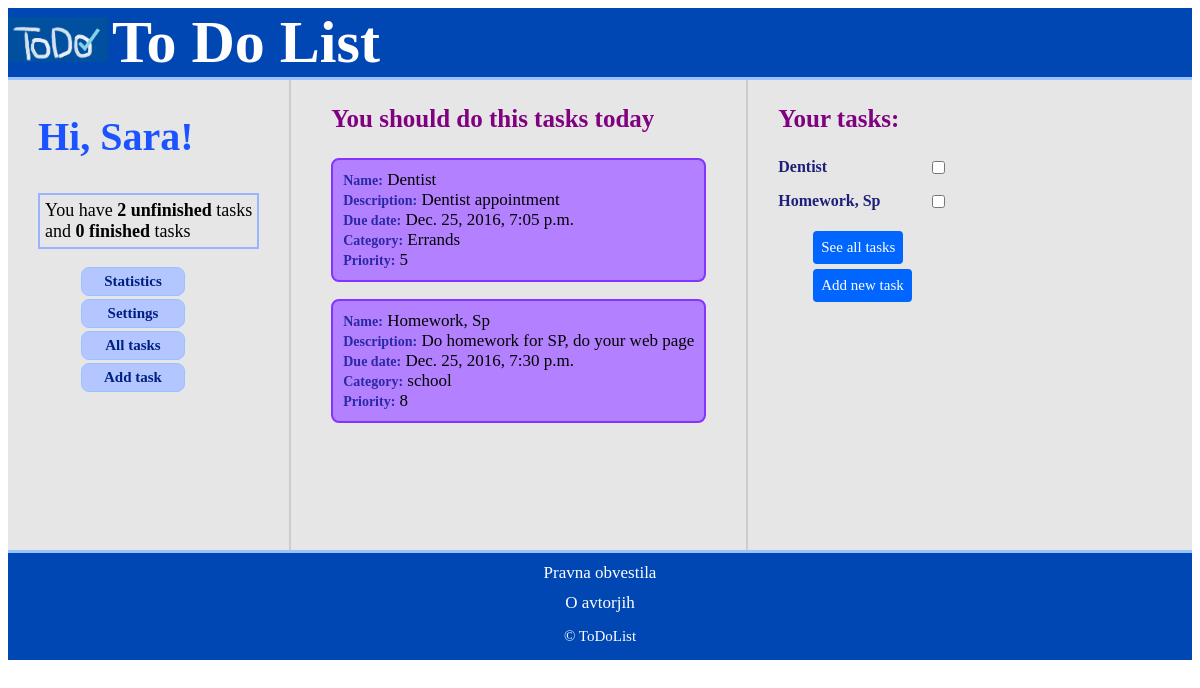
The page /toDo/profil/1/ on the database as committed earlier.
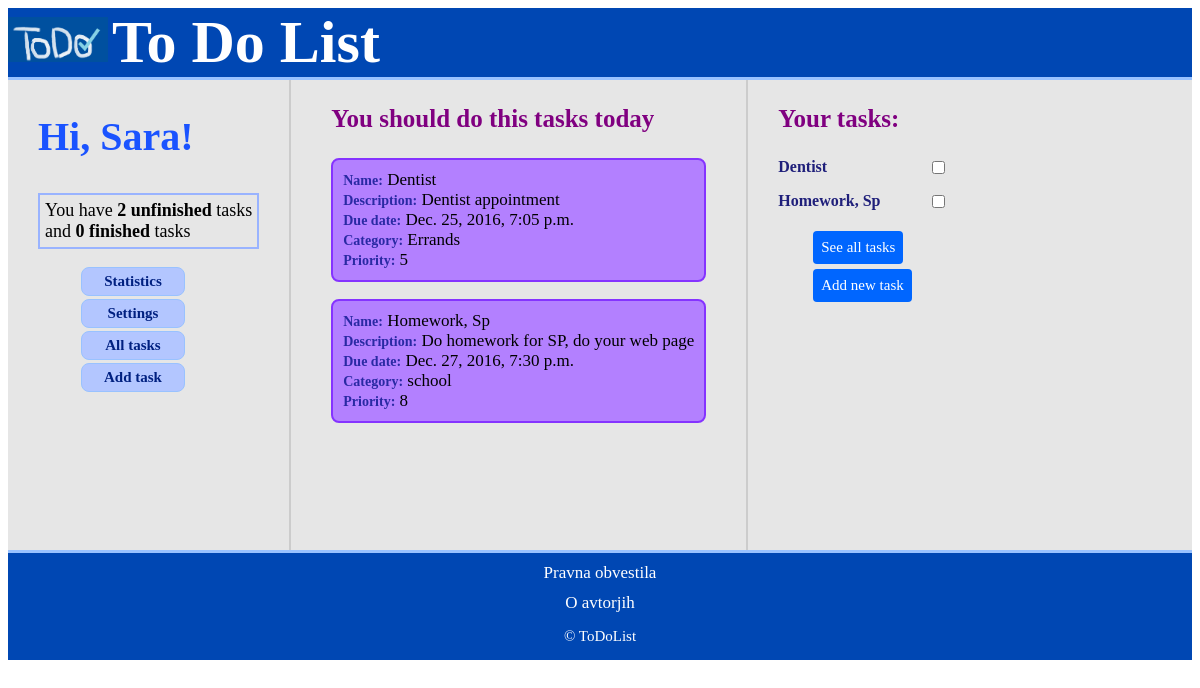
The same page on the database as committed later.
### toDo/models.py (models this page shows)
class Task(models.Model):
    PRIORITY = ((i,i) for i in range(1,11))
    name = models.CharField(max_length=100)
    due_date = models.DateTimeField( default=datetime.now )
    description = models.TextField()
    category = models.CharField(max_length=100)
    priority = models.IntegerField(choices = PRIORITY)
    finished = models.BooleanField(default=False)
    id_user = models.ForeignKey(User, on_delete=models.SET_NULL, null=True)

### toDo/views.py (the view)
# urls.py: url(r'^profil/(?P<user_id>[0-9]+)/$', views.profil, name='profil'),
def profil(request, user_id):
    context = {}
    context['user_id'] = user_id
    context['n_finished'] = len(Task.objects.filter(finished = True))
    context['n_unfinished'] = len(Task.objects.filter(finished = False))
    all_tasks = Task.objects.filter(id_user=user_id)
    if len(all_tasks) > 9:
        all_tasks = all_tasks[:9]
    context['all_tasks'] = all_tasks
    if len(all_tasks) <=3:
        important_tasks = all_tasks
    else:
        important_tasks = all_tasks.order_by('due_date')[:3]
    context['important_tasks'] = important_tasks
    return render(request,'toDo/profil.html', context)

### toDo/templates/toDo/profil.html (shortened to what this page needs)
{% load static %}
<!DOCTYPE html>
<html>
   <head>
	  <link rel="stylesheet" href="{% static 'toDo/profil.css' %}">
   </head>
   <body>
	<header>
		<a href="index.html" class="logo"><img src="images/logo.png" alt="logo" width="100"/></a>
		<span class="header-name">To Do List</span>
	</header>
	<div class="main">
		<section class="profil">
			<h2> Hi, Sara! </h2>
			<p class="stat"> You have <span class="number"> {{n_unfinished}} unfinished</span> tasks
			<br> and <span class="number">{{n_finished}} finished</span> tasks </p>
			<nav>
				<ul>
					<li><a href="statistics.html">Statistics</a></li>
					<li><a href="settings.html">Settings</a></li>
					<li><a href="{% url 'allTasks' user_id %}">All tasks</a></li>
					<li><a href="newTask.html">Add task</a></li>
				</ul>
			</nav>
		</section>
		<section class="importantTasks">
			<h3> You should do this tasks today </h3>
			{% for task in important_tasks %}
			<p class="important"><span>Name:</span> {{task.name}}
				<br><span>Description:</span> {{ task.description }}
				<br><span>Due date:</span> {{ task.due_date}}
				<br><span>Category:</span> {{task.category}}
				<br><span>Priority:</span>  {{task.priority}}
			</p>
			{% endfor %}
		</section>
		<section class="tasks">
			<h3> Your tasks: </h3>
			{% for task in all_tasks %}
				<input type="checkbox"/><p class ="taskCB"> {{task.name }}</p>
			{% endfor %}
			<div class="buttons">
				<form action="allTasks.html">
					<button type="submit" name="tasks" >See all tasks</button>
				</form>
				<form action="newTask.html">
					<button type="submit" name="newTask">Add new task</button>
				</form>
			</div>
		</section>
	</div>
	<footer>
		<a href="legal.html">Pravna obvestila</a>
		<a href="authors.html">O avtorjih</a>
        <p>&copy; ToDoList</p>
    </footer>
	</body>
</html>

Rows that differ between the two databases and show on the page:
changed Task "Homework, Sp": due_date "Dec. 25, 2016, 7:30 p.m." → "Dec. 27, 2016, 7:30 p.m."
